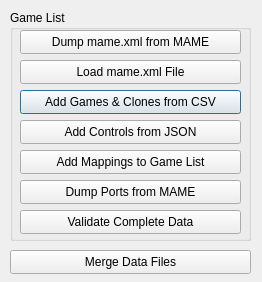
<?xml version="1.0" encoding="UTF-8"?>
<ui version="4.0">
 <author>Ian Murray</author>
 <class>Dialog</class>
 <widget class="QDialog" name="Dialog">
  <property name="geometry">
   <rect>
    <x>0</x>
    <y>0</y>
    <width>262</width>
    <height>282</height>
   </rect>
  </property>
  <property name="windowTitle">
   <string>Tools</string>
  </property>
  <property name="windowIcon">
   <iconset theme="applications-development">
    <normaloff>.</normaloff>.</iconset>
  </property>
  <widget class="QGroupBox" name="groupBox">
   <property name="geometry">
    <rect>
     <x>10</x>
     <y>10</y>
     <width>241</width>
     <height>231</height>
    </rect>
   </property>
   <property name="title">
    <string>Game List</string>
   </property>
   <widget class="QPushButton" name="cloneButton">
    <property name="geometry">
     <rect>
      <x>10</x>
      <y>80</y>
      <width>221</width>
      <height>24</height>
     </rect>
    </property>
    <property name="text">
     <string>Add Games &amp;&amp; Clones from CSV</string>
    </property>
   </widget>
   <widget class="QPushButton" name="controlButton">
    <property name="geometry">
     <rect>
      <x>10</x>
      <y>110</y>
      <width>221</width>
      <height>24</height>
     </rect>
    </property>
    <property name="text">
     <string>Add Controls from JSON</string>
    </property>
   </widget>
   <widget class="QPushButton" name="mappingButton">
    <property name="geometry">
     <rect>
      <x>10</x>
      <y>140</y>
      <width>221</width>
      <height>24</height>
     </rect>
    </property>
    <property name="text">
     <string>Add Mappings to Game List</string>
    </property>
   </widget>
   <widget class="QPushButton" name="xmlButton">
    <property name="geometry">
     <rect>
      <x>10</x>
      <y>50</y>
      <width>221</width>
      <height>24</height>
     </rect>
    </property>
    <property name="text">
     <string>Load mame.xml File</string>
    </property>
   </widget>
   <widget class="QPushButton" name="portsButton">
    <property name="geometry">
     <rect>
      <x>10</x>
      <y>170</y>
      <width>221</width>
      <height>24</height>
     </rect>
    </property>
    <property name="text">
     <string>Dump Ports from MAME</string>
    </property>
   </widget>
   <widget class="QPushButton" name="dumpXMLButton">
    <property name="geometry">
     <rect>
      <x>10</x>
      <y>20</y>
      <width>221</width>
      <height>24</height>
     </rect>
    </property>
    <property name="text">
     <string>Dump mame.xml from MAME</string>
    </property>
   </widget>
   <widget class="QPushButton" name="validateButton">
    <property name="geometry">
     <rect>
      <x>10</x>
      <y>200</y>
      <width>221</width>
      <height>24</height>
     </rect>
    </property>
    <property name="text">
     <string>Validate Complete Data</string>
    </property>
   </widget>
  </widget>
  <widget class="QPushButton" name="mergeButton">
   <property name="geometry">
    <rect>
     <x>10</x>
     <y>250</y>
     <width>241</width>
     <height>24</height>
    </rect>
   </property>
   <property name="text">
    <string>Merge Data Files</string>
   </property>
  </widget>
 </widget>
 <tabstops>
  <tabstop>dumpXMLButton</tabstop>
  <tabstop>xmlButton</tabstop>
  <tabstop>cloneButton</tabstop>
  <tabstop>controlButton</tabstop>
  <tabstop>mappingButton</tabstop>
  <tabstop>portsButton</tabstop>
  <tabstop>validateButton</tabstop>
  <tabstop>mergeButton</tabstop>
 </tabstops>
 <resources/>
 <connections/>
 <designerdata>
  <property name="gridDeltaX">
   <number>10</number>
  </property>
  <property name="gridDeltaY">
   <number>10</number>
  </property>
  <property name="gridSnapX">
   <bool>true</bool>
  </property>
  <property name="gridSnapY">
   <bool>true</bool>
  </property>
  <property name="gridVisible">
   <bool>true</bool>
  </property>
 </designerdata>
</ui>
